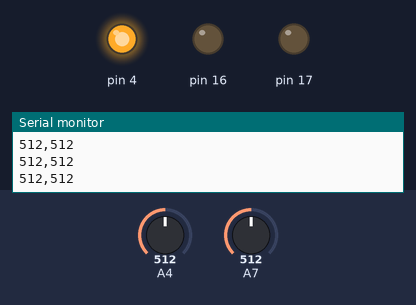
Simulated run of this sketch. Board: Arduino Mega 2560, built with avr-gcc and run on an emulated ATmega2560. On the bench: output pins drawn as LEDs (lit = HIGH), the last lines printed to the serial monitor. The test bench sets the inputs (shaded band); at power-on: A4 = 512, A7 = 512.

Above: at 1.3 s.
1.4 s: A4 set to 488
At 2.5 s:
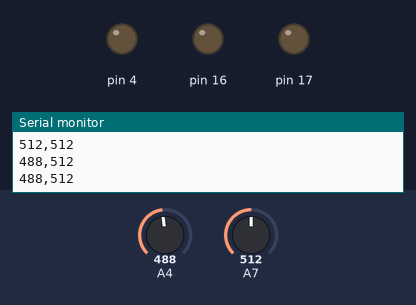
3.0 s: A4 set to 1010
At 3.7 s:
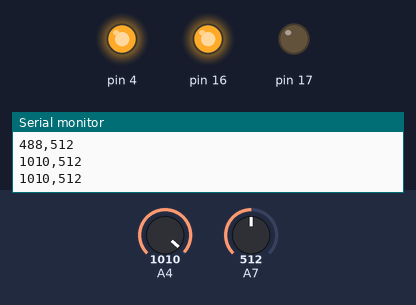
4.5 s: A4 set to 981
At 4.9 s:
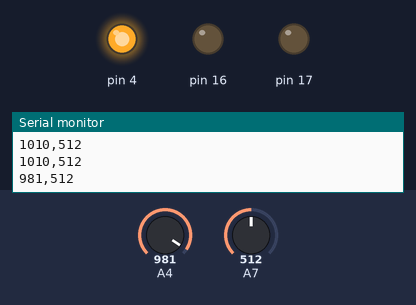
6.0 s: A4 set to 1023
At 7.3 s:
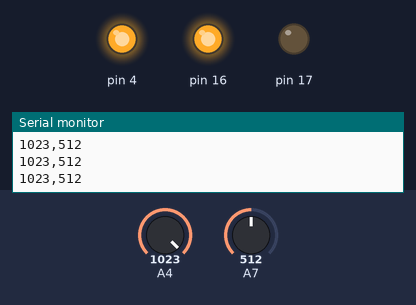
Timing chart, 0 to 8.5 s (numbered marks = the images above; inputs shaded):
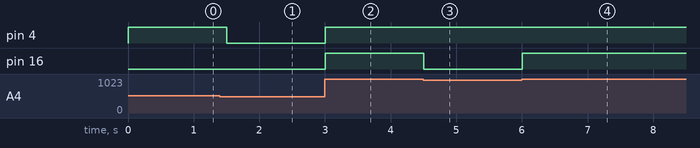

Measured:
- the behaviour switches between 500 and 499 on A4 (found by bisection; images 0 and 1)
- the behaviour switches between 1000 and 999 on A4 (found by bisection; images 2 and 3)
- after the input at 1.4 s, pin 4: HIGH → LOW after 0.10 s
- after the input at 3.0 s, pin 4, pin 16: LOW → HIGH at once
- after the input at 4.5 s, pin 16: HIGH → LOW at once
- after the input at 6.0 s, pin 16: LOW → HIGH at once

The sketch:

photoresistor_led.ino
```cpp
void setup() {

  Serial.begin(115200);
  pinMode(36, INPUT);  // 4pin光敏電阻
  pinMode(39, INPUT);  // 4pin雨滴電阻
  pinMode(4, OUTPUT);  // 4號腳位:綠燈
  pinMode(16, OUTPUT); // 16號腳位:黃燈
  pinMode(17, OUTPUT); // 17號腳位:紅燈
}

void loop() {

  int value = analogRead(36);  // 讀取光敏電阻類比數值
  int rain = analogRead(39);  // 讀取雨滴電阻類比數值
  Serial.println(String(value) + "," + String(rain));  // 印出數值

  // 光敏電阻數值大(即環境暗)亮三個燈
  if (value >= 2000) {
    digitalWrite(4, HIGH);
    digitalWrite(16, HIGH);
    digitalWrite(17, HIGH);
  }
  else if (value >= 1000) {
    digitalWrite(4, HIGH);
    digitalWrite(16, HIGH);
    digitalWrite(17, LOW);
  }
  else if (value >= 500) {
    digitalWrite(4, HIGH);
    digitalWrite(16, LOW);
    digitalWrite(17, LOW);
  }
  // 光敏電阻數值小(即環境明亮)滅三個燈
  else {
    digitalWrite(4, LOW);
    digitalWrite(16, LOW);
    digitalWrite(17, LOW);
  }

  delay(500);
}
```
